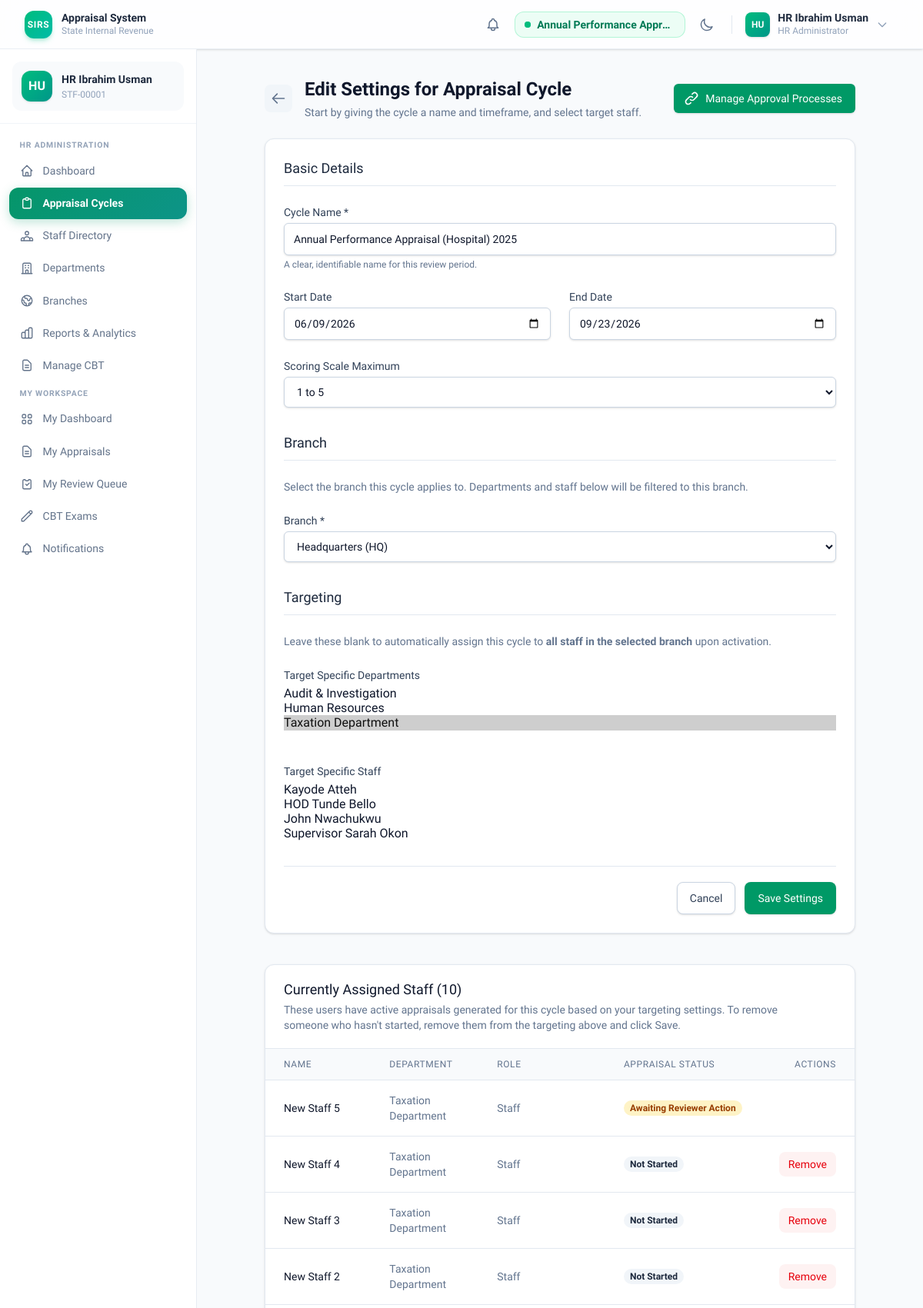
Page /hr/cycles/3/settings/ (signed in, upper part) on the earlier database version.
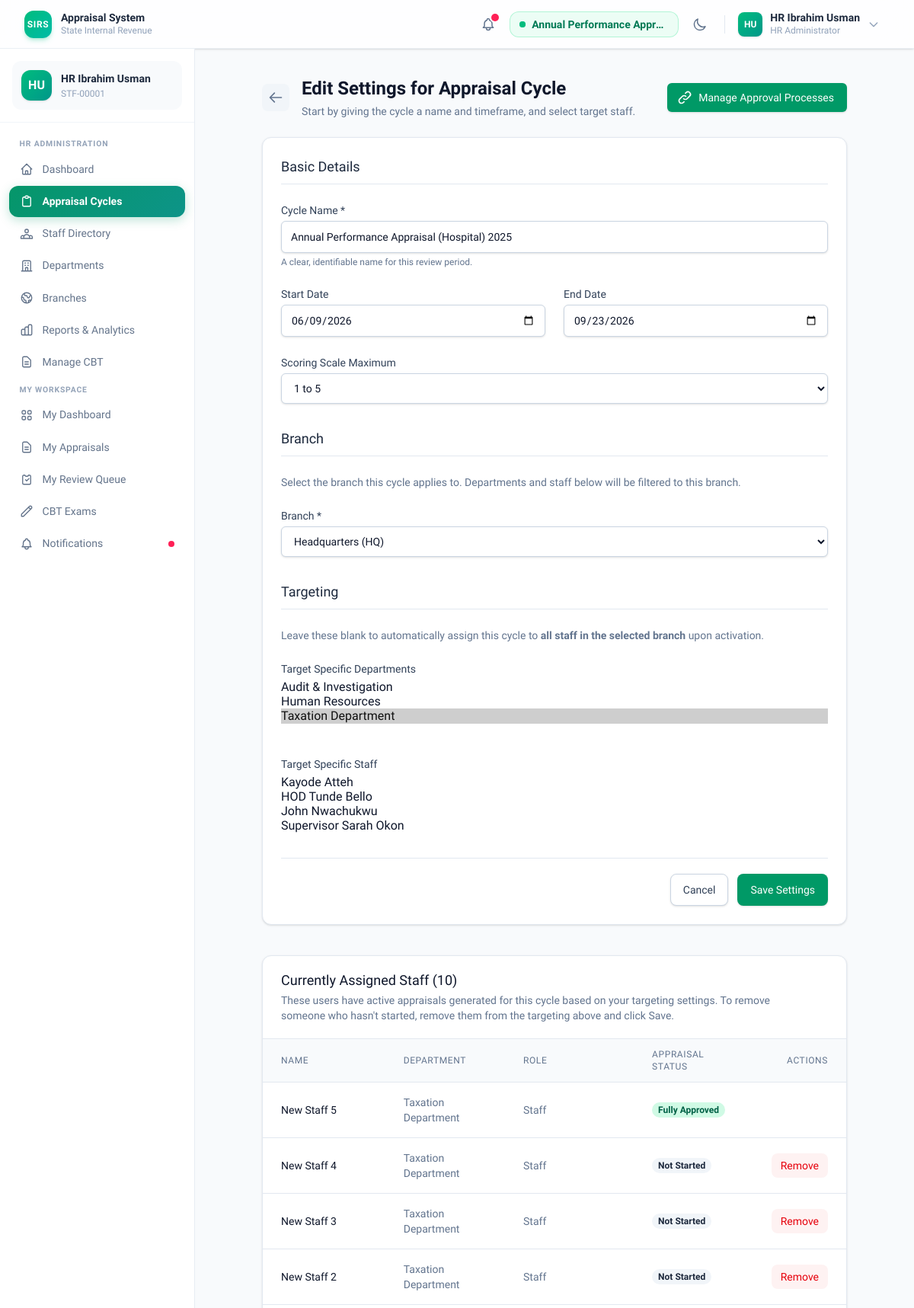
Same page on the later database version.
### appraisals/models.py (models this page shows, shortened)
class Appraisal(models.Model):
    NOT_STARTED = 'NOT_STARTED'
    DRAFT = 'DRAFT'
    SUBMITTED = 'SUBMITTED'
    AWAITING_STEP_REVIEW = 'AWAITING_STEP_REVIEW'
    RETURNED_TO_STAFF = 'RETURNED_TO_STAFF'
    RETURNED_TO_REVIEWER = 'RETURNED_TO_REVIEWER'
    APPROVED = 'APPROVED'
    STAFF_ACKNOWLEDGED = 'STAFF_ACKNOWLEDGED'
    ARCHIVED = 'ARCHIVED'
    UNDER_REVIEW = 'AWAITING_STEP_REVIEW'
    REVIEWED = 'APPROVED'
    RETURNED_TO_SUPERVISOR = 'RETURNED_TO_REVIEWER'
    STATUS_CHOICES = [
        (NOT_STARTED, 'Not Started'),
        (DRAFT, 'Draft'),
        (SUBMITTED, 'Submitted — Awaiting Step 1'),
        (AWAITING_STEP_REVIEW, 'Awaiting Reviewer Action'),
        (RETURNED_TO_STAFF, 'Returned to Staff'),
        (RETURNED_TO_REVIEWER, 'Returned to Previous Reviewer'),
        (APPROVED, 'Fully Approved'),
        (STAFF_ACKNOWLEDGED, 'Staff Acknowledged'),
        (ARCHIVED, 'Archived'),
    ]
    cycle = models.ForeignKey(
        AppraisalCycle,
        on_delete=models.CASCADE,
        related_name='appraisals',
    )
    staff = models.ForeignKey(
        settings.AUTH_USER_MODEL,
        on_delete=models.CASCADE,
        related_name='appraisals',
    )
    status = models.CharField(
        max_length=25,
        choices=STATUS_CHOICES,
        default=NOT_STARTED,
    )
    override_process = models.ForeignKey(
        ApprovalProcess,
        on_delete=models.SET_NULL,
        null=True,
        blank=True,
        related_name='override_appraisals',
        help_text="If set, overrides the cycle's general approval process for this staff member."
    )
    current_step_number = models.PositiveIntegerField(
        default=0,
        help_text="0 = not yet submitted. 1+ = the step currently awaiting action."
    )
    supervisor = models.ForeignKey(
        settings.AUTH_USER_MODEL,
        on_delete=models.SET_NULL,
        null=True,
        blank=True,
        related_name='supervised_appraisals',
    )
    self_submitted_at = models.DateTimeField(null=True, blank=True)
    supervisor_reviewed_at = models.DateTimeField(null=True, blank=True)
    hod_reviewed_at = models.DateTimeField(null=True, blank=True)
    staff_acknowledged_at = models.DateTimeField(null=True, blank=True)
    overall_self_score = models.DecimalField(
        max_digits=5, decimal_places=2, null=True, blank=True,
    )
    overall_supervisor_score = models.DecimalField(
        max_digits=5, decimal_places=2, null=True, blank=True,
    )
    final_score = models.DecimalField(
        max_digits=5, decimal_places=2, null=True, blank=True,
    )
    supervisor_return_notes = models.TextField(
        blank=True,
        help_text="Reason provided when returning the appraisal to the staff."
    )
    hod_return_notes = models.TextField(
        blank=True,
        help_text="Reason provided by the HOD when returning the appraisal."
    )
    created_at = models.DateTimeField(auto_now_add=True)
    updated_at = models.DateTimeField(auto_now=True)
    class Meta:
        ordering = ['-created_at']
        unique_together = [('cycle', 'staff')]
        verbose_name = 'Appraisal'
        verbose_name_plural = 'Appraisals'

### accounts/models.py (models this page shows, shortened)
class CustomUser(AbstractUser):
    STAFF = "STAFF"
    SUPERVISOR = "SUPERVISOR"
    HOD = "HOD"
    DIRECTORATE = "DIRECTORATE"
    HR_ADMIN = "HR_ADMIN"
    ROLE_CHOICES = [
        (STAFF, "Staff"),
        (SUPERVISOR, "Supervisor"),
        (HOD, "Head of Department"),
        (DIRECTORATE, "Director/Executive"),
        (HR_ADMIN, "HR Administrator"),
    ]
    staff_id = models.CharField(
        "Staff ID",
        max_length=20,
        unique=True,
        help_text="Unique staff identifier (e.g. STF-00001).",
    )
    role = models.CharField(
        "Role",
        max_length=20,
        choices=ROLE_CHOICES,
        default=STAFF,
        help_text="Organisational role that determines access permissions.",
    )
    department = models.ForeignKey(
        "departments.Department",
        on_delete=models.SET_NULL,
        null=True,
        blank=True,
        related_name="staff_members",
        verbose_name="Department",
        help_text="Department to which this staff member belongs.",
    )
    designation = models.CharField(
        "Designation",
        max_length=100,
        blank=True,
        help_text="Job title or designation within the organisation.",
    )
    supervisor = models.ForeignKey(
        "self",
        on_delete=models.SET_NULL,
        null=True,
        blank=True,
        related_name="subordinates",
        verbose_name="Supervisor",
        help_text="Direct supervisor responsible for appraising this staff member.",
    )
    phone = models.CharField(
        "Phone Number",
        max_length=20,
        blank=True,
        help_text="Contact phone number.",
    )
    profile_picture = models.FileField(
        "Profile Picture",
        upload_to="profile_pics/",
        blank=True,
        null=True,
        help_text="Optional profile photograph.",
    )
    objects = CustomUserManager()
    @property
    def full_name(self) -> str:
        name = f"{self.first_name} {self.last_name}".strip()
        return name if name else self.username
    class Meta:
        ordering = ["last_name", "first_name"]
        verbose_name = "Staff Member"
        verbose_name_plural = "Staff Members"

### departments/models.py (models this page shows, shortened)
class Department(models.Model):
    name = models.CharField(
        max_length=200,
        unique=True,
        help_text="Full name of the department.",
    )
    code = models.CharField(
        max_length=20,
        unique=True,
        help_text="Short unique code for the department (e.g. 'TAX', 'AUDIT', 'HR').",
    )
    description = models.TextField(
        blank=True,
        help_text="Optional description of the department's responsibilities.",
    )
    hod = models.OneToOneField(
        "accounts.CustomUser",
        on_delete=models.SET_NULL,
        null=True,
        blank=True,
        related_name="headed_department",
        limit_choices_to={"role": "HOD"},
        verbose_name="Head of Department",
        help_text="The user designated as Head of Department.",
    )
    created_at = models.DateTimeField(auto_now_add=True)
    updated_at = models.DateTimeField(auto_now=True)
    class Meta:
        ordering = ["name"]
        verbose_name = "Department"
        verbose_name_plural = "Departments"

### hr_admin/views.py (the view)
    def wrapper(request, *args, **kwargs):
        if request.user.role != 'HR_ADMIN':
            messages.error(request, "Access denied. HR Administrators only.")
            return redirect('accounts:dashboard_redirect')
        return view_func(request, *args, **kwargs)

### accounts/context_processors.py (called while the page is built)
def active_cycles(request):
    if not request.user.is_authenticated:
        return {}
    cycles = list(
        AppraisalCycle.objects.filter(status=AppraisalCycle.ACTIVE)
        .order_by('-start_date')
    )
    if not cycles:
        return {
            'all_active_cycles': [],
            'selected_cycle': None,
        }
    selected_id = request.session.get('selected_cycle_id')
    selected_cycle = None
    if selected_id:
        selected_cycle = next((c for c in cycles if c.id == selected_id), None)
    if not selected_cycle:
        selected_cycle = cycles[0]
        request.session['selected_cycle_id'] = selected_cycle.id
    return {
        'all_active_cycles': cycles,
        'selected_cycle': selected_cycle,
    }

### hr_admin/views.py (called while the page is built)
def hr_required(view_func):
    def wrapper(request, *args, **kwargs):
        if request.user.role != 'HR_ADMIN':
            messages.error(request, "Access denied. HR Administrators only.")
            return redirect('accounts:dashboard_redirect')
        return view_func(request, *args, **kwargs)
    wrapper.__name__ = view_func.__name__
    return login_required(wrapper)

### templates/hr_admin/cycle_form.html (shortened to what the changed rows need)
{% extends 'base.html' %}
{% load static %}
{% block extra_head %}
<link href="https://cdn.jsdelivr.net/npm/tom-select@2.2.2/dist/css/tom-select.css" rel="stylesheet">
{% endblock %}
{% block content %}
<div class="max-w-3xl mx-auto space-y-6">
    <div class="flex items-center justify-between">
        <div class="flex items-center gap-4">
            <div>
                <h1 class="text-2xl font-bold text-slate-900 dark:text-white">{{ action|default:"Create" }} Appraisal Cycle</h1>
            </div>
        </div>
    </div>
    {% if cycle %}
    <div class="mt-10 bg-white dark:bg-slate-900 rounded-xl shadow-sm border border-slate-200 dark:border-slate-800">
        <div class="w-full">
            <table class="w-full divide-y divide-slate-200 dark:divide-slate-800">
                <thead class="bg-slate-50 dark:bg-slate-800/50 sticky top-0">
                    <tr>
                        <th scope="col" class="px-6 py-3 text-left text-xs font-medium text-slate-500 uppercase tracking-wider">Name</th>
                        <th scope="col" class="px-6 py-3 text-left text-xs font-medium text-slate-500 uppercase tracking-wider">Department</th>
                        <th scope="col" class="px-6 py-3 text-left text-xs font-medium text-slate-500 uppercase tracking-wider">Role</th>
                        {% if cycle.status == 'ACTIVE' %}
                        <th scope="col" class="px-6 py-3 text-left text-xs font-medium text-slate-500 uppercase tracking-wider">Appraisal Status</th>
                        <th scope="col" class="px-6 py-3 text-right text-xs font-medium text-slate-500 uppercase tracking-wider">Actions</th>
                        {% endif %}
                    </tr>
                </thead>
                <tbody class="bg-white dark:bg-slate-900 divide-y divide-slate-200 dark:divide-slate-800">
                    {% if cycle.status == 'ACTIVE' %}
                        {% for appraisal in participants %}
                        <tr>
                            <td class="px-6 py-4 text-sm font-medium text-slate-900 dark:text-slate-100">{{ appraisal.staff.full_name }}</td>
                            <td class="px-6 py-4 text-sm text-slate-500">{{ appraisal.staff.department.name|default:"-" }}</td>
                            <td class="px-6 py-4 text-sm text-slate-500">{{ appraisal.staff.get_role_display }}</td>
                            <td class="px-6 py-4 whitespace-nowrap text-sm text-slate-500">
                                <span class="px-2 inline-flex text-xs leading-5 font-semibold rounded-full
                                    {% if appraisal.status == 'NOT_STARTED' %}bg-slate-100 text-slate-800
                                    {% elif appraisal.status == 'APPROVED' %}bg-emerald-100 text-emerald-800
                                    {% else %}bg-amber-100 text-amber-800{% endif %}">
                                    {{ appraisal.get_status_display }}
                                </span>
                            </td>
                            <td class="px-6 py-4 whitespace-nowrap text-right text-sm font-medium">
                            </td>
                        </tr>
                        {% empty %}
                        <tr>
                            <td colspan="4" class="px-6 py-4 text-center text-sm text-slate-500">No active staff found.</td>
                        </tr>
                        {% endfor %}
                    {% endif %}
                </tbody>
            </table>
        </div>
    </div>
    {% endif %}
</div>
{% endblock %}

### templates/base.html (shortened to what the changed rows need)
<!DOCTYPE html>
<html lang="en" class="h-full"
      x-data="{
          darkMode: localStorage.getItem('theme') === 'dark',
          sidebarOpen: false,
          toggleTheme() {
              this.darkMode = !this.darkMode;
              localStorage.setItem('theme', this.darkMode ? 'dark' : 'light');
          }
      }"
      :class="{ 'dark': darkMode }">
<head>
    <script src="https://cdn.jsdelivr.net/npm/@tailwindcss/browser@4"></script>
    {% block extra_head %}{% endblock %}
</head>
<body class="h-full flex flex-col bg-slate-50 dark:bg-[#0b0f1a] text-slate-900 dark:text-slate-100 transition-colors duration-200 overflow-hidden">
<header class="shrink-0 h-16 z-40 flex items-center
               bg-white/80 dark:bg-[#0d1117]/80
               backdrop-blur-xl
               border-b border-slate-200/70 dark:border-slate-800/60
               shadow-sm dark:shadow-slate-950/50">
    <div class="w-full px-4 sm:px-6 lg:px-8 flex items-center justify-between gap-4">
        {% if user.is_authenticated %}
        <div class="flex items-center gap-2">
            <div class="relative" x-data="{ notifOpen: false }">
                <button @click="notifOpen = !notifOpen"
                        class="relative p-2.5 rounded-xl text-slate-500 dark:text-slate-400
                               hover:bg-slate-100 dark:hover:bg-slate-800/60
                               transition cursor-pointer focus:outline-none"
                        title="Notifications">
                    {% if unread_notifications_count > 0 %}
                    <span class="absolute top-1.5 right-1.5 flex h-2.5 w-2.5 items-center justify-center rounded-full bg-rose-500 ring-2 ring-white dark:ring-[#0d1117]"></span>
                    {% endif %}
                </button>
            </div>
        </div>
        {% endif %}
    </div>
</header>
<div class="flex-1 flex overflow-hidden">
    {% if user.is_authenticated %}
    <aside :class="sidebarOpen ? 'translate-x-0' : '-translate-x-full'"
           class="fixed inset-y-0 left-0 z-40
                  w-64 shrink-0
                  lg:relative lg:translate-x-0 lg:inset-auto
                  flex flex-col
                  bg-white dark:bg-[#0d1117]
                  border-r border-slate-200/80 dark:border-slate-800/50
                  transition-transform duration-300 ease-in-out
                  shadow-xl shadow-slate-200/50 dark:shadow-slate-950/80 lg:shadow-none">
        <nav class="flex-1 overflow-y-auto px-3 py-3 space-y-0.5">
            <a href="{% url 'notifications:list' %}" class="nav-link {% if request.resolver_match.url_name == 'list' and request.resolver_match.app_name == 'notifications' %}active{% endif %}">
                Notifications
                {% if unread_notifications_count > 0 %}
                <span class="ml-auto w-2 h-2 rounded-full bg-rose-500 shrink-0"></span>
                {% endif %}
            </a>
        </nav>
    </aside>
    {% endif %}
    <main class="flex-1 overflow-y-auto">
        <div class="max-w-7xl mx-auto px-5 sm:px-8 lg:px-10 py-7 sm:py-9">
            {% block content %}{% endblock %}
        </div>
    </main>
</div>
</body>
</html>

Differences in the rows shown:
changed Appraisal "New Staff 5": status "Awaiting Reviewer Action" → "Fully Approved"
